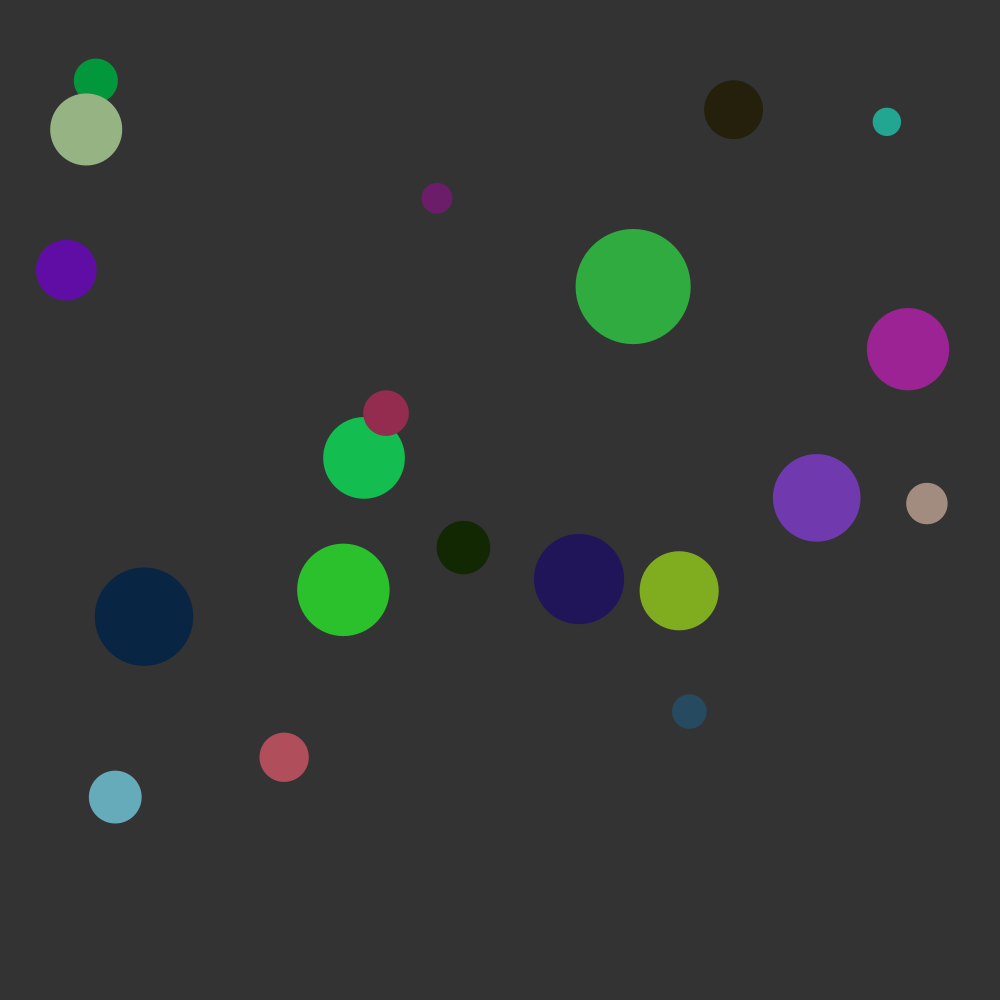
Frame 1 (no input)
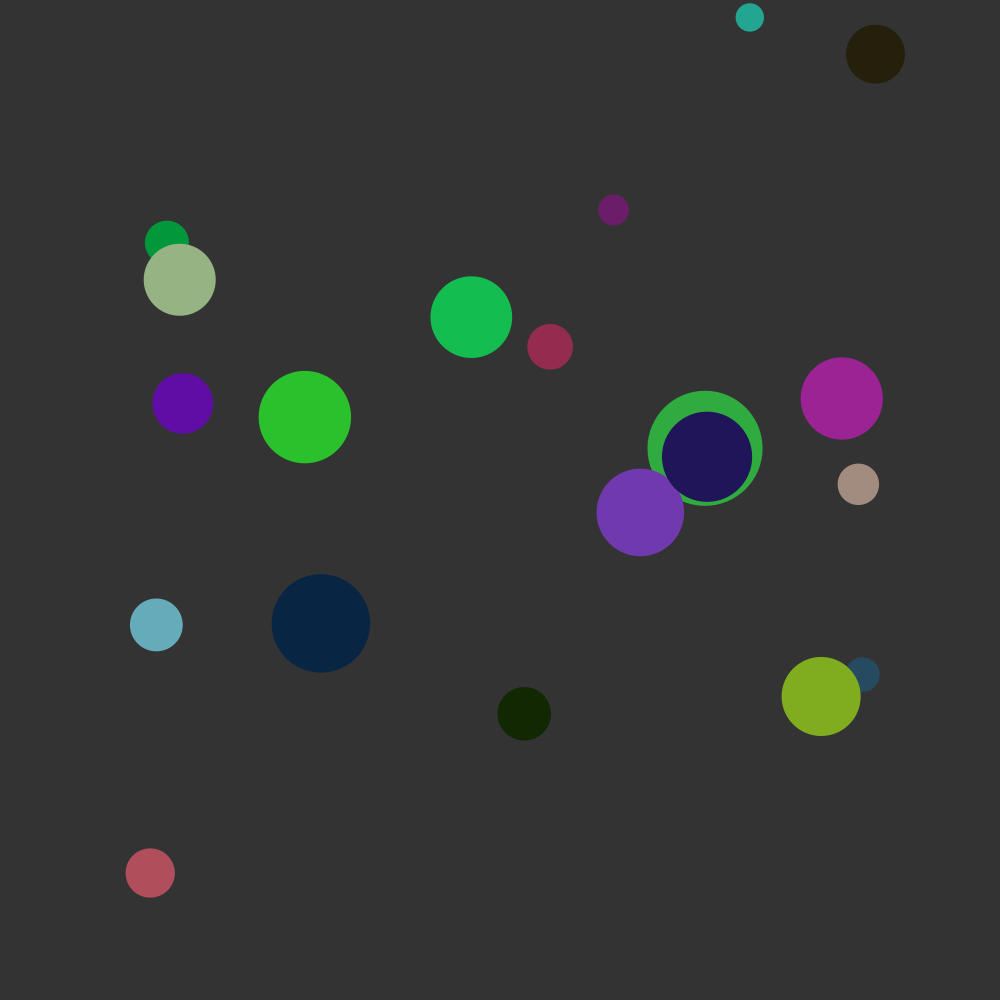
Frame 60 (the mouse pressed at the canvas centre just before this capture)
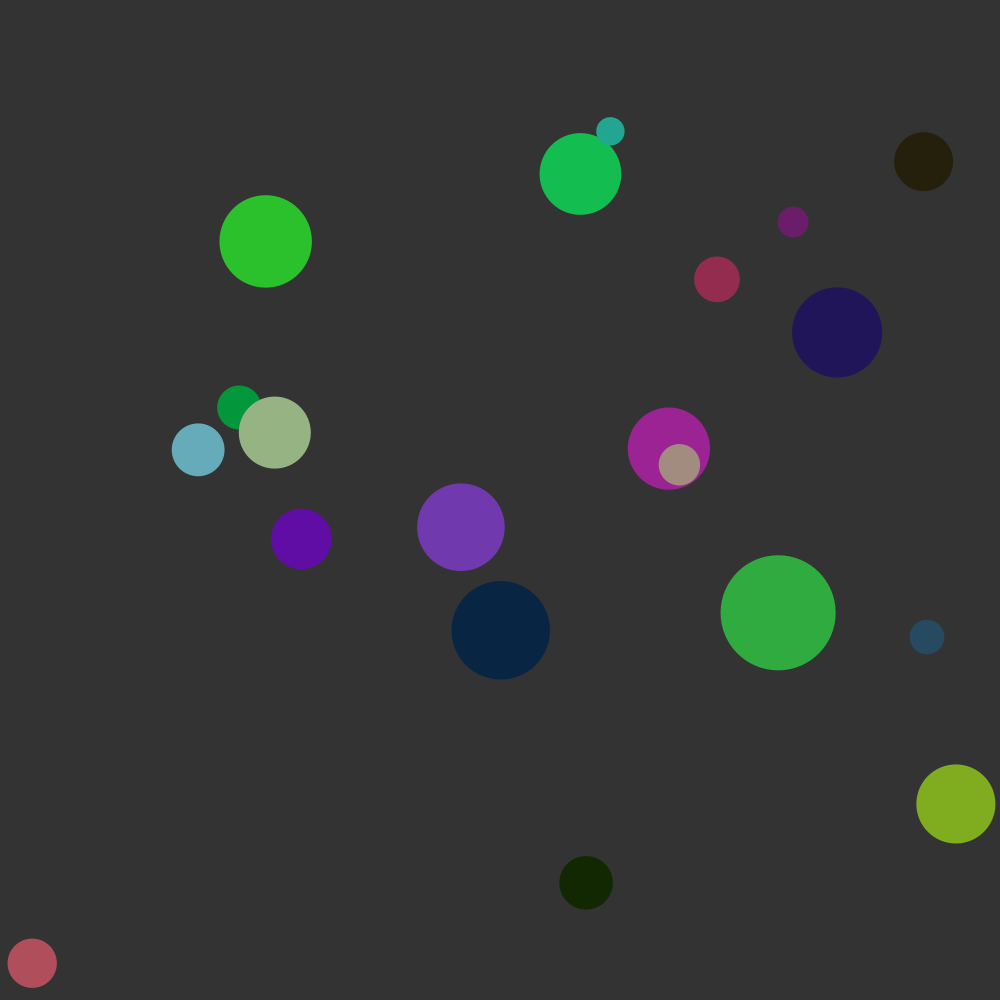
Frame 120 (the mouse held since frame 60 and released just before this capture)

The Processing sketch that drew these frames (run headless with seeded random() and noise(); from frame 60 on, the mouse is pressed at the canvas centre):

// Processing sketch: chain_reaction
// ── chain_reaction.pde
import java.util.ArrayList;

ArrayList<Ball> balls = new ArrayList<Ball>();
boolean startChainReaction;

void setup() {
  size(1000, 1000);
  startChainReaction = false;
  for (int i = 0; i < 20; i++) {
    balls.add( new Ball() ); 
  }
}

void mouseClicked() {
  //only start chain reaction once
  if (!startChainReaction) {
    startChainReaction = true;
    //get nearest ball
    PVector mouse = new PVector( mouseX, mouseY );
    Ball nearest = balls.get(0);
    float nearestDis = PVector.sub( nearest.position, mouse ).mag();
    for (Ball b : balls) {
      float dis = PVector.sub( b.position, mouse ).mag();
      if (dis < nearestDis) {
        nearest = b;
        nearestDis = dis;
      }
    }
    nearest.startExpand = true;
  }
}

void draw() {
  background(51);
  for (Ball b : balls) {
    if (b.startExpand) {
      b.checkCollision(balls);
      b.reaction();
    }
    b.update();
    b.display();
    b.checkBoundaryCollision();
    // removes dead balls from screen
    if (b.size <= 0) {
       b.position = new PVector( -1, -1 ); 
    }
  }
}

class Ball {
  
  // instance vars
  PVector position, velocity;
  float init_size, size, red, green, blue;
  boolean doneExpanding, startExpand;

  // default constuctor, init vars
  Ball() {
    position = new PVector( random(width-100)+50, random(height-100)+50);
    velocity = PVector.random2D().mult(3);
    init_size = size = random(100)+20;
    red = random(200);
    green = random(200);
    blue = random(200);
    doneExpanding = false;
  }

  void reaction() {
     // stop its movement
     velocity = new PVector(0,0); 
     // expand to 100 more than original size
     if (size < init_size+100 && !doneExpanding) {
        size++;
     }
     // shrink
     else {
       doneExpanding = true;
       if (size > 0)
         size -= 2;
       // red = green = blue = 100; // DEBUG
     }
  }

  // movement
  void update() {
    position.add(velocity);
  }  
  
  void display() {
    noStroke();
    fill(red, green, blue);
    ellipse(position.x, position.y, size, size);
  }
  
  // if ball hits wall of screen, bounce off
  void checkBoundaryCollision() { // right wall
    if (position.x > width-size/2) {
      velocity.x *= -1;
    } else if (position.x < size/2) { // left wall
      velocity.x *= -1;
    } else if (position.y > height-size/2) { // top wall
      velocity.y *= -1;
    } else if (position.y < size/2) { // bottom wall
      velocity.y *= -1;
    }
  }
  
  void checkCollision(ArrayList<Ball> others) {
    //if the distance between balls is less than the sum of radii, then they are colliding
    for (Ball b : others) {
      float dis = PVector.sub(b.position, position).mag();
      float minDis = size / 2 + b.size / 2;
      if (dis < minDis)
        b.startExpand = true;
    }
  }
  
}
